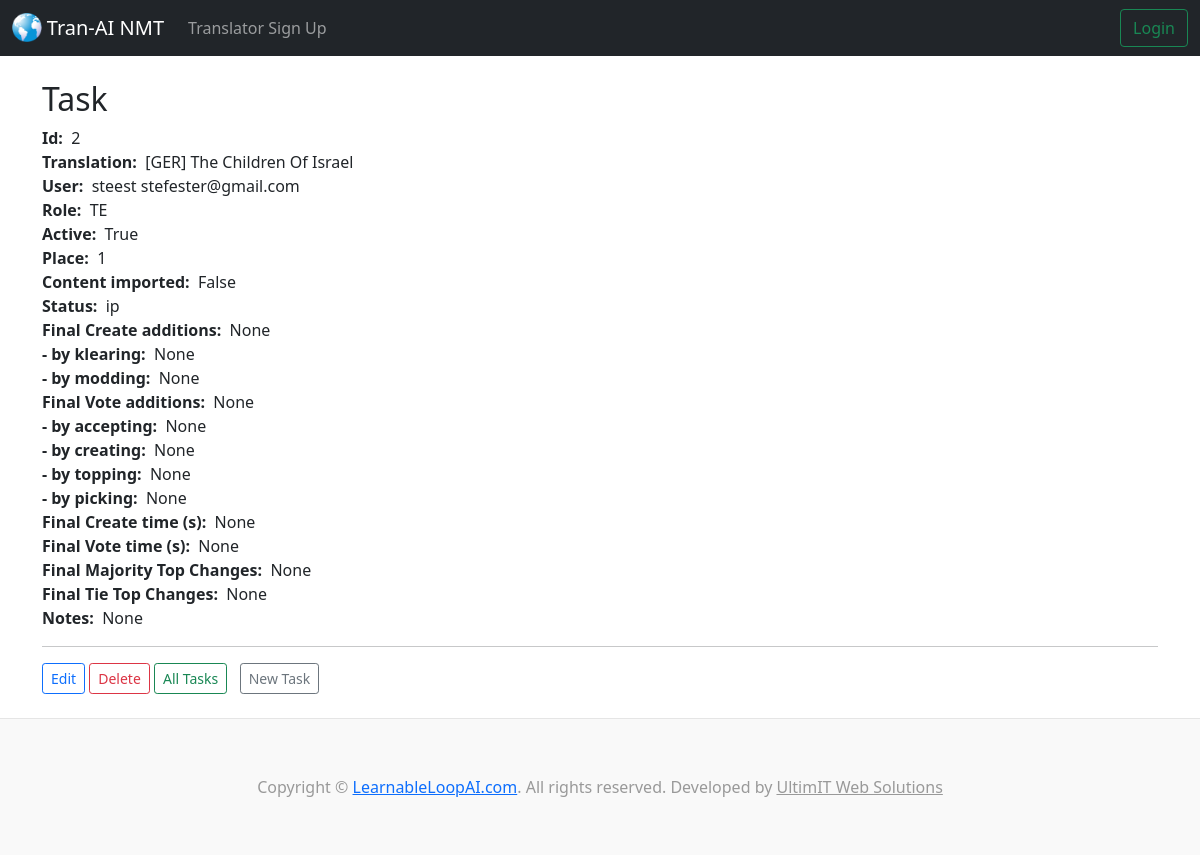
The app's page /tasks/2/ with its own data.
### tranai/models.py (models this page shows)
class Task(models.Model):
  class Role(models.TextChoices):
    EP = 'EP', _('English Provider (EP)')
    EE = 'EE', _('English Editor (EE)')
    NT = 'NT', _('No Translator (NT)')
    MT = 'MT', _('Machine Translator (MT)')
    HT = 'HT', _('Human Translator (HT)')
    TE = 'TE', _('Translation Editor (TE)')
    SE = 'SE', _('Scripture Editor (SE)')
    PE = 'PE', _('Poetry Editor (PE)')
    CE = 'CE', _('Chief Editor (CE)')
    LA = 'LA', _('Language Administrator (LA)')
  class Status(models.TextChoices):
    ip = 'ip', _('In Process (ip)')
    cd = 'cd', _('Completed (cd)')
    te = 'te', _('TE editing (te)')
    ce = 'ce', _('CE editing (ce)')
    qe = 'qe', _('QE editing (qe)')
    pg = 'pg', _('Publishing (pg)')
    pd = 'pd', _('Published (pd)')
    pr = 'pr', _('Pruned (pr)')
  translation = models.ForeignKey(Translation, blank=False, null=False, on_delete=models.DO_NOTHING, related_name='tasks')
  user = models.ForeignKey(User, blank=False, null=False, on_delete=models.DO_NOTHING, related_name='tasks')
  role = models.CharField('Role', max_length=2, validators=[MinLengthValidator(2), MaxLengthValidator(2)], choices=Role.choices, default=Role.TE, blank=False, null=False,)
  active = models.BooleanField('Active', default=False)
  place = models.IntegerField('Place', default=1, validators=[MinValueValidator(1)], blank=False, null=False,)
  ci = models.BooleanField('Content imported', default=False)
  status = models.CharField('Status', max_length=2, validators=[MinLengthValidator(2), MaxLengthValidator(2)], choices=Status.choices, default=Status.ip, blank=False, null=False,)
  ccs = models.IntegerField('Final Create additions', blank=True, null=True,)
  ccs_k = models.IntegerField('- by klearing', blank=True, null=True,)
  ccs_m = models.IntegerField('- by modding', blank=True, null=True,)
  vcs = models.IntegerField('Final Vote additions', blank=True, null=True,)
  vcs_a = models.IntegerField('- by accepting', blank=True, null=True,)
  vcs_c = models.IntegerField('- by creating', blank=True, null=True,)
  vcs_t = models.IntegerField('- by topping', blank=True, null=True,)
  vcs_p = models.IntegerField('- by picking', blank=True, null=True,)
  ct = models.IntegerField('Final Create time (s)', blank=True, null=True,)
  vt = models.IntegerField('Final Vote time (s)', blank=True, null=True,)
  majtes = models.IntegerField('Final Majority Top Changes', blank=True, null=True,)
  tietes = models.IntegerField('Final Tie Top Changes', blank=True, null=True,)
  notes = models.CharField('Notes', max_length=200, blank=True, null=True,)
  def __str__(self):
    return self.role

class Translation(models.Model):
  class Transcription(models.TextChoices):
    ANDES = 'A', _('Andes')
    MAMALIS = 'M', _('Mamalis')
  lan = models.CharField('Language', max_length=3)
  tran_title = models.CharField('Translated title', max_length=70)
  descrip = models.TextField('Description', blank=True, null=True, max_length=500)
  blkc = models.IntegerField('Block count')
  subc = models.IntegerField('Sub-block count')
  senc = models.IntegerField('Sentence count')
  xcrip = models.CharField('Transcription', max_length=1, choices=Transcription.choices, default=Transcription.ANDES, blank=False,)
  li = models.BooleanField('Lookup imported (eng) / translate contributions randomized (oth)')
  pubdate = models.DateField('Publication date')
  version = models.CharField('Version', max_length=20)
  document = models.ForeignKey(Document, blank=True, null=True, on_delete=models.CASCADE, related_name='translations')
  eng_tran = models.ForeignKey('self', blank=True, null=True, on_delete=models.CASCADE,)
  def __str__(self):
    return self.tran_title

class User(models.Model):
  email = models.EmailField('Email')
  username = models.CharField('Username', max_length=30)
  admin = models.BooleanField('Admin', default=False)
  cur_assign_id = models.IntegerField('current Assignment ID', blank=True, null=True)
  def __str__(self):
    return self.username + ' ' + self.email

### tranai/views.py (the view)
# urls.py: path('tasks/<task_id>/', views.show_task, name='show-task'),
def show_task(request, task_id):
  task = Task.objects.get(pk=task_id)
  return render(request, 'tranai/show_task.html', {'task': task})

### tranai/templates/tranai/show_task.html (shortened to what this page needs)
{% extends 'tranai/base.html' %}
{% block content %}
  <h2>Task</h2>
  <strong>Id:</strong>&nbsp;&nbsp;{{ task.id }}<br>
  <strong>Translation:</strong>&nbsp;&nbsp;{{ task.translation }}<br>
  <strong>User:</strong>&nbsp;&nbsp;{{ task.user }}<br>
  <strong>Role:</strong>&nbsp;&nbsp;{{ task.role }}<br>
  <strong>Active:</strong>&nbsp;&nbsp;{{ task.active }}<br>
  <strong>Place:</strong>&nbsp;&nbsp;{{ task.place }}<br>
  <strong>Content imported:</strong>&nbsp;&nbsp;{{ task.ci }}<br>
  <strong>Status:</strong>&nbsp;&nbsp;{{ task.status }}<br>
  <strong>Final Create additions:</strong>&nbsp;&nbsp;{{ task.ccs }}<br>
  <strong>- by klearing:</strong>&nbsp;&nbsp;{{ task.ccs_k }}<br>
  <strong>- by modding:</strong>&nbsp;&nbsp;{{ task.ccs_m }}<br>
  <strong>Final Vote additions:</strong>&nbsp;&nbsp;{{ task.vcs }}<br>
  <strong>- by accepting:</strong>&nbsp;&nbsp;{{ task.vcs_a }}<br>
  <strong>- by creating:</strong>&nbsp;&nbsp;{{ task.vcs_c }}<br>
  <strong>- by topping:</strong>&nbsp;&nbsp;{{ task.vcs_t }}<br>
  <strong>- by picking:</strong>&nbsp;&nbsp;{{ task.vcs_p }}<br>
  <strong>Final Create time (s):</strong>&nbsp;&nbsp;{{ task.ct }}<br>
  <strong>Final Vote time (s):</strong>&nbsp;&nbsp;{{ task.vt }}<br>
  <strong>Final Majority Top Changes:</strong>&nbsp;&nbsp;{{ task.majtes }}<br>
  <strong>Final Tie Top Changes:</strong>&nbsp;&nbsp;{{ task.tietes }}<br>
  <strong>Notes:</strong>&nbsp;&nbsp;{{ task.notes }}<br>
  <hr>
  <a class="btn btn-outline-primary btn-sm" href="{% url 'update-task' task.id %}">Edit</a>
  <a class="btn btn-outline-danger btn-sm" href="{% url 'delete-task' task.id %}">Delete</a>
  <a class="btn btn-outline-success btn-sm" href="{% url 'index-tasks' %}">All Tasks</a>
  <a class="btn btn-outline-secondary btn-sm" href="{% url 'create-task' %}">New Task</a>
{% endblock %}

### records on screen
Task: id "2", translation "[GER] The Children Of Israel", user "steest stefester@gmail.com", role "TE", active "True", place "1", ci "False", status "ip", ccs "None", ccs_k "None", ccs_m "None", vcs "None", vcs_a "None", vcs_c "None", vcs_t "None", vcs_p "None", ct "None", vt "None", majtes "None", tietes "None", notes "None"
